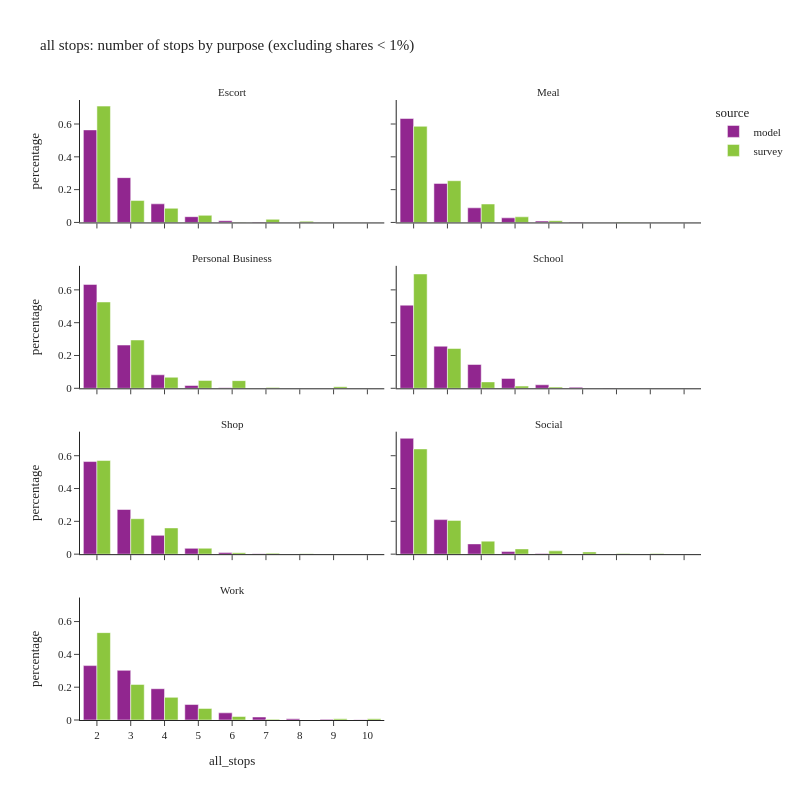

Source (notebook cell):
### Code cell
df_plot = (
    df_tour.group_by(['all_stops', 'pdpurp_label', 'source'])
    .agg(pl.col('toexpfac').sum())
    .with_columns(
        (pl.col('toexpfac') / pl.col('toexpfac').sum().over(['pdpurp_label', 'source'])).alias('percentage')
    )
)
df_plot2 = df_plot.filter(
    (pl.col('percentage') > 0.001) & (pl.col('all_stops') <= 10)
)

df_plot2_pd = df_plot2.sort(['source', 'pdpurp_label']).to_pandas()

fig = px.bar(df_plot2_pd,
             x="all_stops", y="percentage", color="source",barmode="group",
             facet_col='pdpurp_label', facet_col_wrap=2,
             hover_data=['toexpfac'],
             title="all stops: number of stops by purpose (excluding shares < 1%)")
fig.update_layout(height=800, width=800)
fig.for_each_annotation(lambda a: a.update(text = a.text.split("=")[-1]))
fig.for_each_xaxis(lambda a: a.update(dict(dtick = 1, categoryorder='category ascending')))
fig.show()

### Figure 1 — Plotly figure (JSON) as saved in the notebook; plotly's stock layout.template omitted (floating-point values rounded to 4 significant figures)
{"data": [{"alignmentgroup": "True", "customdata": [[21970.0], [71110.0], [1697.0], [6546.0], [171200.0], [353700.0]], "hovertemplate": "source=model<br>pdpurp_label=Escort<br>all_stops=%{x}<br>percentage=%{y}<br>toexpfac=%{customdata[0]}<extra></extra>", "legendgroup": "model", "marker": {"color": "#91268F", "pattern": {"shape": ""}}, "name": "model", "offsetgroup": "model", "orientation": "v", "showlegend": true, "textposition": "auto", "type": "bar", "x": [5, 4, 7, 6, 3, 2], "xaxis": "x7", "y": [0.03504, 0.1134, 0.002707, 0.01044, 0.2731, 0.5641], "yaxis": "y7"}, {"alignmentgroup": "True", "customdata": [[34260.0], [3203.0], [91390.0], [842.0], [243300.0], [10800.0]], "hovertemplate": "source=model<br>pdpurp_label=Meal<br>all_stops=%{x}<br>percentage=%{y}<br>toexpfac=%{customdata[0]}<extra></extra>", "legendgroup": "model", "marker": {"color": "#91268F", "pattern": {"shape": ""}}, "name": "model", "offsetgroup": "model", "orientation": "v", "showlegend": false, "textposition": "auto", "type": "bar", "x": [4, 6, 3, 7, 2, 5], "xaxis": "x8", "y": [0.08919, 0.008337, 0.2379, 0.002192, 0.6334, 0.0281], "yaxis": "y8"}, {"alignmentgroup": "True", "customdata": [[250600.0], [32560.0], [6768.0], [1294.0], [104300.0]], "hovertemplate": "source=model<br>pdpurp_label=Personal Business<br>all_stops=%{x}<br>percentage=%{y}<br>toexpfac=%{customdata[0]}<extra></extra>", "legendgroup": "model", "marker": {"color": "#91268F", "pattern": {"shape": ""}}, "name": "model", "offsetgroup": "model", "orientation": "v", "showlegend": false, "textposition": "auto", "type": "bar", "x": [2, 4, 5, 6, 3], "xaxis": "x5", "y": [0.6332, 0.08228, 0.0171, 0.003269, 0.2636], "yaxis": "y5"}, {"alignmentgroup": "True", "customdata": [[307100.0], [88040.0], [4010.0], [36520.0], [1051.0], [155500.0], [12960.0]], "hovertemplate": "source=model<br>pdpurp_label=School<br>all_stops=%{x}<br>percentage=%{y}<br>toexpfac=%{customdata[0]}<extra></extra>", "legendgroup": "model", "marker": {"color": "#91268F", "pattern": {"shape": ""}}, "name": "model", "offsetgroup": "model", "orientation": "v", "showlegend": false, "textposition": "auto", "type": "bar", "x": [2, 4, 7, 5, 8, 3, 6], "xaxis": "x6", "y": [0.5067, 0.1453, 0.006616, 0.06026, 0.001734, 0.2566, 0.02138], "yaxis": "y6"}, {"alignmentgroup": "True", "customdata": [[1862.0], [198800.0], [25850.0], [83670.0], [7439.0], [412500.0]], "hovertemplate": "source=model<br>pdpurp_label=Shop<br>all_stops=%{x}<br>percentage=%{y}<br>toexpfac=%{customdata[0]}<extra></extra>", "legendgroup": "model", "marker": {"color": "#91268F", "pattern": {"shape": ""}}, "name": "model", "offsetgroup": "model", "orientation": "v", "showlegend": false, "textposition": "auto", "type": "bar", "x": [7, 3, 5, 4, 6, 2], "xaxis": "x3", "y": [0.002548, 0.2721, 0.03537, 0.1145, 0.01018, 0.5644], "yaxis": "y3"}, {"alignmentgroup": "True", "customdata": [[91740.0], [5810.0], [1036000.0], [22990.0], [309000.0]], "hovertemplate": "source=model<br>pdpurp_label=Social<br>all_stops=%{x}<br>percentage=%{y}<br>toexpfac=%{customdata[0]}<extra></extra>", "legendgroup": "model", "marker": {"color": "#91268F", "pattern": {"shape": ""}}, "name": "model", "offsetgroup": "model", "orientation": "v", "showlegend": false, "textposition": "auto", "type": "bar", "x": [4, 6, 2, 5, 3], "xaxis": "x4", "y": [0.06251, 0.003959, 0.7062, 0.01566, 0.2105], "yaxis": "y4"}, {"alignmentgroup": "True", "customdata": [[6251.0], [70090.0], [3653.0], [12350.0], [533100.0], [29250.0], [306400.0], [486300.0], [151700.0]], "hovertemplate": "source=model<br>pdpurp_label=Work<br>all_stops=%{x}<br>percentage=%{y}<br>toexpfac=%{customdata[0]}<extra></extra>", "legendgroup": "model", "marker": {"color": "#91268F", "pattern": {"shape": ""}}, "name": "model", "offsetgroup": "model", "orientation": "v", "showlegend": false, "textposition": "auto", "type": "bar", "x": [9, 6, 10, 8, 2, 7, 4, 3, 5], "xaxis": "x", "y": [0.003889, 0.0436, 0.002272, 0.007684, 0.3316, 0.01819, 0.1906, 0.3025, 0.09437], "yaxis": "y"}, {"alignmentgroup": "True", "customdata": [[3358.0], [559.5], [61940.0], [20060.0], [8819.0], [328800.0], [39980.0]], "hovertemplate": "source=survey<br>pdpurp_label=Escort<br>all_stops=%{x}<br>percentage=%{y}<br>toexpfac=%{customdata[0]}<extra></extra>", "legendgroup": "survey", "marker": {"color": "#8CC63E", "pattern": {"shape": ""}}, "name": "survey", "offsetgroup": "survey", "orientation": "v", "showlegend": true, "textposition": "auto", "type": "bar", "x": [8, 6, 3, 5, 7, 2, 4], "xaxis": "x7", "y": [0.007243, 0.001207, 0.1336, 0.04325, 0.01902, 0.709, 0.08622], "yaxis": "y7"}, {"alignmentgroup": "True", "customdata": [[557.4], [29650.0], [154700.0], [67120.0], [2816.0], [9054.0]], "hovertemplate": "source=survey<br>pdpurp_label=Meal<br>all_stops=%{x}<br>percentage=%{y}<br>toexpfac=%{customdata[0]}<extra></extra>", "legendgroup": "survey", "marker": {"color": "#8CC63E", "pattern": {"shape": ""}}, "name": "survey", "offsetgroup": "survey", "orientation": "v", "showlegend": false, "textposition": "auto", "type": "bar", "x": [8, 4, 2, 3, 6, 5], "xaxis": "x8", "y": [0.002112, 0.1124, 0.5861, 0.2543, 0.01067, 0.03431], "yaxis": "y8"}, {"alignmentgroup": "True", "customdata": [[14440.0], [14050.0], [20270.0], [3016.0], [88590.0], [158300.0], [1664.0]], "hovertemplate": "source=survey<br>pdpurp_label=Personal Business<br>all_stops=%{x}<br>percentage=%{y}<br>toexpfac=%{customdata[0]}<extra></extra>", "legendgroup": "survey", "marker": {"color": "#8CC63E", "pattern": {"shape": ""}}, "name": "survey", "offsetgroup": "survey", "orientation": "v", "showlegend": false, "textposition": "auto", "type": "bar", "x": [5, 6, 4, 9, 3, 2, 7], "xaxis": "x5", "y": [0.04798, 0.0467, 0.06737, 0.01003, 0.2945, 0.5262, 0.005531], "yaxis": "y5"}, {"alignmentgroup": "True", "customdata": [[111300.0], [17940.0], [3328.0], [6158.0], [319900.0]], "hovertemplate": "source=survey<br>pdpurp_label=School<br>all_stops=%{x}<br>percentage=%{y}<br>toexpfac=%{customdata[0]}<extra></extra>", "legendgroup": "survey", "marker": {"color": "#8CC63E", "pattern": {"shape": ""}}, "name": "survey", "offsetgroup": "survey", "orientation": "v", "showlegend": false, "textposition": "auto", "type": "bar", "x": [3, 4, 6, 5, 2], "xaxis": "x6", "y": [0.2424, 0.03909, 0.007252, 0.01342, 0.697], "yaxis": "y6"}, {"alignmentgroup": "True", "customdata": [[1389.0], [112800.0], [298000.0], [4716.0], [83510.0], [2987.0], [18800.0]], "hovertemplate": "source=survey<br>pdpurp_label=Shop<br>all_stops=%{x}<br>percentage=%{y}<br>toexpfac=%{customdata[0]}<extra></extra>", "legendgroup": "survey", "marker": {"color": "#8CC63E", "pattern": {"shape": ""}}, "name": "survey", "offsetgroup": "survey", "orientation": "v", "showlegend": false, "textposition": "auto", "type": "bar", "x": [8, 3, 2, 6, 4, 7, 5], "xaxis": "x3", "y": [0.002659, 0.216, 0.5706, 0.00903, 0.1599, 0.00572, 0.036], "yaxis": "y3"}, {"alignmentgroup": "True", "customdata": [[33070.0], [82020.0], [212600.0], [4293.0], [14040.0], [662800.0], [20640.0], [3691.0]], "hovertemplate": "source=survey<br>pdpurp_label=Social<br>all_stops=%{x}<br>percentage=%{y}<br>toexpfac=%{customdata[0]}<extra></extra>", "legendgroup": "survey", "marker": {"color": "#8CC63E", "pattern": {"shape": ""}}, "name": "survey", "offsetgroup": "survey", "orientation": "v", "showlegend": false, "textposition": "auto", "type": "bar", "x": [5, 4, 3, 8, 7, 2, 6, 9], "xaxis": "x4", "y": [0.032, 0.07937, 0.2058, 0.004154, 0.01358, 0.6414, 0.01997, 0.003572], "yaxis": "y4"}, {"alignmentgroup": "True", "customdata": [[82280.0], [9076.0], [161000.0], [621300.0], [252800.0], [5098.0], [24650.0], [9058.0]], "hovertemplate": "source=survey<br>pdpurp_label=Work<br>all_stops=%{x}<br>percentage=%{y}<br>toexpfac=%{customdata[0]}<extra></extra>", "legendgroup": "survey", "marker": {"color": "#8CC63E", "pattern": {"shape": ""}}, "name": "survey", "offsetgroup": "survey", "orientation": "v", "showlegend": false, "textposition": "auto", "type": "bar", "x": [5, 10, 4, 2, 3, 7, 6, 9], "xaxis": "x", "y": [0.07053, 0.007779, 0.138, 0.5326, 0.2167, 0.00437, 0.02113, 0.007764], "yaxis": "y"}], "layout": {"annotations": [{"font": {}, "showarrow": false, "text": "Work", "x": 0.245, "xanchor": "center", "xref": "paper", "y": 0.1975, "yanchor": "bottom", "yref": "paper"}, {"font": {}, "showarrow": false, "text": "Shop", "x": 0.245, "xanchor": "center", "xref": "paper", "y": 0.465, "yanchor": "bottom", "yref": "paper"}, {"font": {}, "showarrow": false, "text": "Social", "x": 0.755, "xanchor": "center", "xref": "paper", "y": 0.465, "yanchor": "bottom", "yref": "paper"}, {"font": {}, "showarrow": false, "text": "Personal Business", "x": 0.245, "xanchor": "center", "xref": "paper", "y": 0.7325, "yanchor": "bottom", "yref": "paper"}, {"font": {}, "showarrow": false, "text": "School", "x": 0.755, "xanchor": "center", "xref": "paper", "y": 0.7325, "yanchor": "bottom", "yref": "paper"}, {"font": {}, "showarrow": false, "text": "Escort", "x": 0.245, "xanchor": "center", "xref": "paper", "y": 1.0, "yanchor": "bottom", "yref": "paper"}, {"font": {}, "showarrow": false, "text": "Meal", "x": 0.755, "xanchor": "center", "xref": "paper", "y": 1.0, "yanchor": "bottom", "yref": "paper"}], "barmode": "group", "height": 800, "legend": {"title": {"text": "source"}, "tracegroupgap": 0}, "title": {"text": "all stops: number of stops by purpose (excluding shares < 1%)"}, "width": 800, "xaxis": {"anchor": "y", "categoryorder": "category ascending", "domain": [0.0, 0.49], "dtick": 1, "title": {"text": "all_stops"}}, "xaxis2": {"anchor": "y2", "categoryorder": "category ascending", "domain": [0.51, 1.0], "dtick": 1, "matches": "x", "title": {"text": "all_stops"}}, "xaxis3": {"anchor": "y3", "categoryorder": "category ascending", "domain": [0.0, 0.49], "dtick": 1, "matches": "x", "showticklabels": false}, "xaxis4": {"anchor": "y4", "categoryorder": "category ascending", "domain": [0.51, 1.0], "dtick": 1, "matches": "x", "showticklabels": false}, "xaxis5": {"anchor": "y5", "categoryorder": "category ascending", "domain": [0.0, 0.49], "dtick": 1, "matches": "x", "showticklabels": false}, "xaxis6": {"anchor": "y6", "categoryorder": "category ascending", "domain": [0.51, 1.0], "dtick": 1, "matches": "x", "showticklabels": false}, "xaxis7": {"anchor": "y7", "categoryorder": "category ascending", "domain": [0.0, 0.49], "dtick": 1, "matches": "x", "showticklabels": false}, "xaxis8": {"anchor": "y8", "categoryorder": "category ascending", "domain": [0.51, 1.0], "dtick": 1, "matches": "x", "showticklabels": false}, "yaxis": {"anchor": "x", "domain": [0.0, 0.1975], "title": {"text": "percentage"}}, "yaxis2": {"anchor": "x2", "domain": [0.0, 0.1975], "matches": "y", "showticklabels": false}, "yaxis3": {"anchor": "x3", "domain": [0.2675, 0.465], "matches": "y", "title": {"text": "percentage"}}, "yaxis4": {"anchor": "x4", "domain": [0.2675, 0.465], "matches": "y", "showticklabels": false}, "yaxis5": {"anchor": "x5", "domain": [0.535, 0.7325], "matches": "y", "title": {"text": "percentage"}}, "yaxis6": {"anchor": "x6", "domain": [0.535, 0.7325], "matches": "y", "showticklabels": false}, "yaxis7": {"anchor": "x7", "domain": [0.8025, 1.0], "matches": "y", "title": {"text": "percentage"}}, "yaxis8": {"anchor": "x8", "domain": [0.8025, 1.0], "matches": "y", "showticklabels": false}}}
